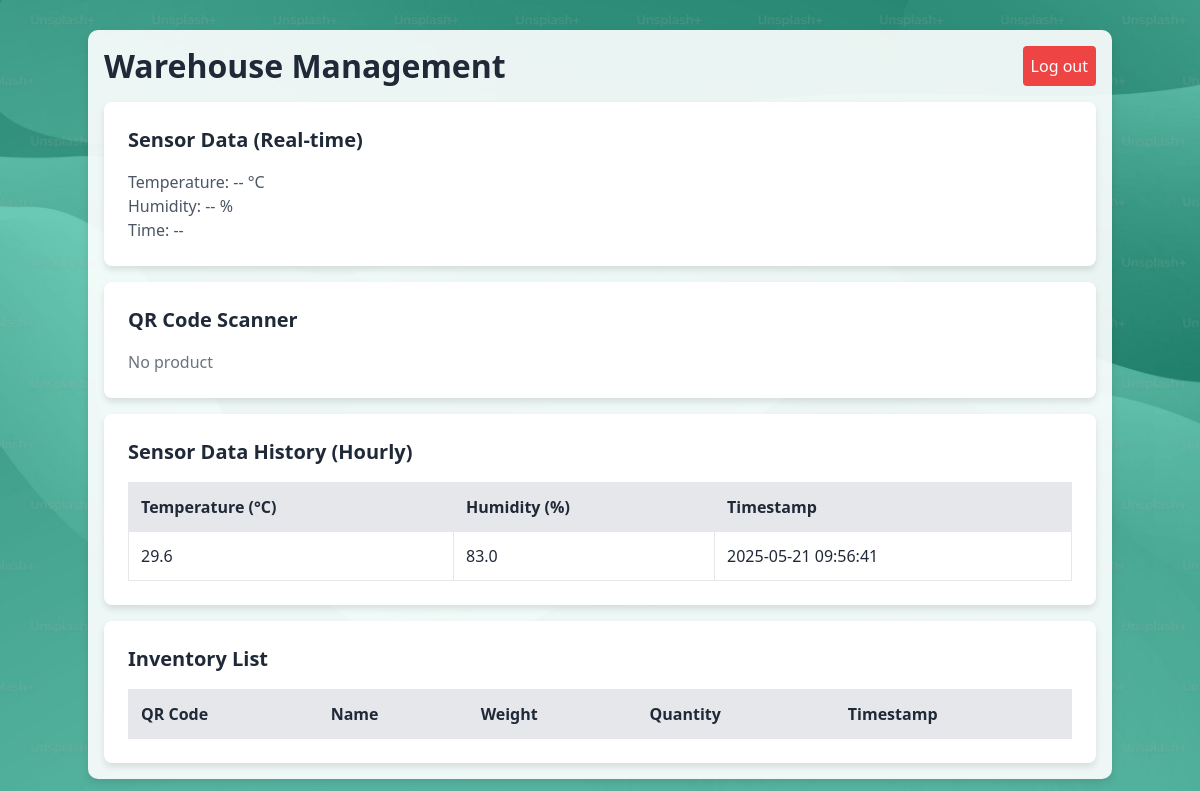
/ (signed in), run on the app's committed database.
### tables this page shows
CREATE TABLE sensor_data 
                 (id INTEGER PRIMARY KEY, temperature REAL, humidity REAL, weight REAL, 
                  timestamp TEXT);

### app.py (the view)
    def wrap(*args, **kwargs):
        if not session.get('flag'):
            flash("Please log in to access this page.")
            return redirect(url_for('login'))
        return f(*args, **kwargs)

### app.py (called while the page is built)
def get_db_connection():
    if not hasattr(g, 'sqlite_db'):
        g.sqlite_db = sqlite3.connect('warehouse.db', check_same_thread=False)
        g.sqlite_db.row_factory = sqlite3.Row
    return g.sqlite_db

def login_required(f):
    def wrap(*args, **kwargs):
        if not session.get('flag'):
            flash("Please log in to access this page.")
            return redirect(url_for('login'))
        return f(*args, **kwargs)
    wrap.__name__ = f.__name__
    return wrap

@app.route('/')
@login_required
def index():
    conn = get_db_connection()
    c = conn.cursor()
    c.execute('''SELECT * FROM sensor_data
                 WHERE timestamp >= datetime('now', '-24 hours')
                 ORDER BY timestamp DESC''')
    all_data = c.fetchall()
    sensor_data = []
    last_time = None
    for row in all_data:
        current_time = datetime.strptime(row['timestamp'], '%Y-%m-%d %H:%M:%S')
        if last_time is None or (last_time - current_time).total_seconds() >= 3600:
            sensor_data.append(row)
            last_time = current_time
        if len(sensor_data) >= 10:
            break
    inventory = conn.execute('SELECT * FROM inventory ORDER BY timestamp DESC').fetchall()
    return render_template('index.html', sensor_data=sensor_data, inventory=inventory)

### templates/index.html (shortened to what this page needs)
<!DOCTYPE html>
<html lang="en">
<head>
    <script src="https://cdn.tailwindcss.com"></script>
    <link rel="stylesheet" href="{{ url_for('static', filename='site.css') }}">
</head>
<body class="bg-gray-100">
    <div class="container mx-auto p-4">
        <div class="header flex justify-between items-center mb-4">
            <h1 class="text-2xl font-bold">Warehouse Management</h1>
            <a href="{{ url_for('logout') }}" class="bg-red-500 text-white p-2 rounded">Log out</a>
        </div>
        <div class="sensor-section mb-4">
            <h2 class="text-xl font-semibold">Sensor Data (Real-time)</h2>
            <p id="sensor-temperature">Temperature: -- °C</p>
            <p id="sensor-humidity">Humidity: -- %</p>
            <p id="sensor-timestamp">Time: --</p>
        </div>
        <div class="qr-section mb-4">
            <h2 class="text-xl font-semibold">QR Code Scanner</h2>
            <div id="no-product" class="text-gray-500">No product</div>
        </div>
        <div class="sensor-history-section mb-4">
            <h2 class="text-xl font-semibold">Sensor Data History (Hourly)</h2>
            <table class="w-full border-collapse">
                <thead>
                    <tr class="bg-gray-200">
                        <th class="border p-2">Temperature (°C)</th>
                        <th class="border p-2">Humidity (%)</th>
                        <th class="border p-2">Timestamp</th>
                    </tr>
                </thead>
                <tbody id="sensor-history-table">
                    {% for data in sensor_data %}
                    <tr>
                        <td class="border p-2">{{ data.temperature | round(1) }}</td>
                        <td class="border p-2">{{ data.humidity | round(1) }}</td>
                        <td class="border p-2">{{ data.timestamp }}</td>
                    </tr>
                    {% endfor %}
                </tbody>
            </table>
        </div>
        <div class="inventory-section">
            <h2 class="text-xl font-semibold">Inventory List</h2>
            <table class="w-full border-collapse">
                <thead>
                    <tr class="bg-gray-200">
                        <th class="border p-2">QR Code</th>
                        <th class="border p-2">Name</th>
                        <th class="border p-2">Weight</th>
                        <th class="border p-2">Quantity</th>
                        <th class="border p-2">Timestamp</th>
                    </tr>
                </thead>
            </table>
        </div>
    </div>
</body>
</html>

### static/site.css (style rules this page uses)
body { background: url('images/background.jpg') no-repeat center center fixed; background-size: cover; font-family: 'Segoe UI', Tahoma, Geneva, Verdana, sans-serif; color: #1f2937; }
.container { max-width: 1200px; margin: 30px auto; padding: 1.5rem; background-color: rgba(255, 255, 255, 0.9); border-radius: 10px; box-shadow: 0 4px 8px rgba(0, 0, 0, 0.1); }
.header { display: flex; justify-content: space-between; align-items: center; margin-bottom: 1.5rem; }
.header h1 { font-size: 2rem; font-weight: bold; color: #1f2937; }
.sensor-section { background-color: #ffffff; padding: 1.5rem; border-radius: 0.5rem; box-shadow: 0 4px 6px rgba(0, 0, 0, 0.1); margin-bottom: 1.5rem; }
.sensor-section h2 { font-size: 1.25rem; font-weight: 600; color: #1f2937; margin-bottom: 1rem; }
.sensor-section p { font-size: 1rem; color: #4b5563; }
.qr-section { background-color: #ffffff; padding: 1.5rem; border-radius: 0.5rem; box-shadow: 0 4px 6px rgba(0, 0, 0, 0.1); margin-bottom: 1.5rem; }
.qr-section h2 { font-size: 1.25rem; font-weight: 600; color: #1f2937; margin-bottom: 1rem; }
.inventory-section { background-color: #ffffff; padding: 1.5rem; border-radius: 0.5rem; box-shadow: 0 4px 6px rgba(0, 0, 0, 0.1); }
.inventory-section h2 { font-size: 1.25rem; font-weight: 600; color: #1f2937; margin-bottom: 1rem; }
.inventory-section table { width: 100%; border-collapse: collapse; }
.inventory-section th, .inventory-section td { border: 1px solid #e5e7eb; padding: 0.75rem; text-align: left; }
.inventory-section th { background-color: #e5e7eb; font-weight: 600; color: #1f2937; }
.sensor-history-section { background-color: #ffffff; padding: 1.5rem; border-radius: 0.5rem; box-shadow: 0 4px 6px rgba(0, 0, 0, 0.1); margin-bottom: 1.5rem; }
.sensor-history-section h2 { font-size: 1.25rem; font-weight: 600; color: #1f2937; margin-bottom: 1rem; }
.sensor-history-section table { width: 100%; border-collapse: collapse; }
.sensor-history-section th, .sensor-history-section td { border: 1px solid #e5e7eb; padding: 0.75rem; text-align: left; }
.sensor-history-section th { background-color: #e5e7eb; font-weight: 600; color: #1f2937; }

### data on the page
sensor_data: temperature "29.6", humidity "83.0", timestamp "2025-05-21 09:56:41"
